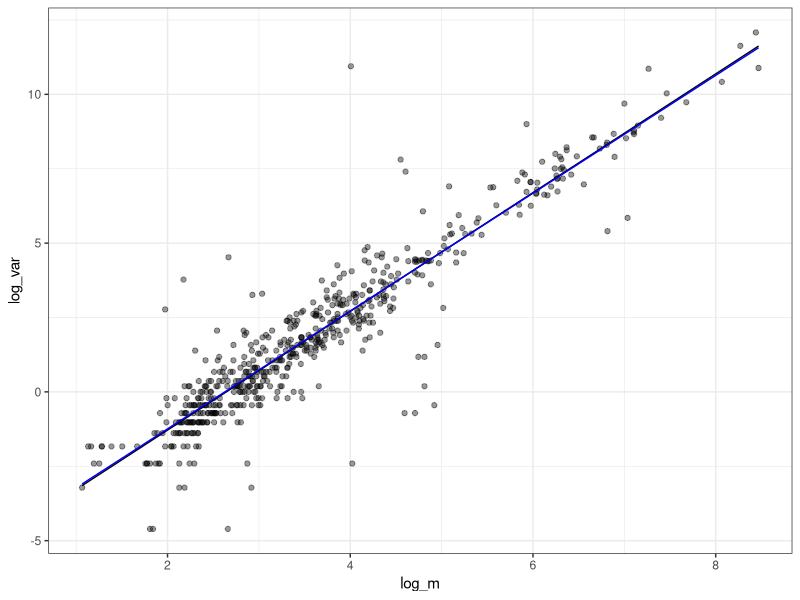
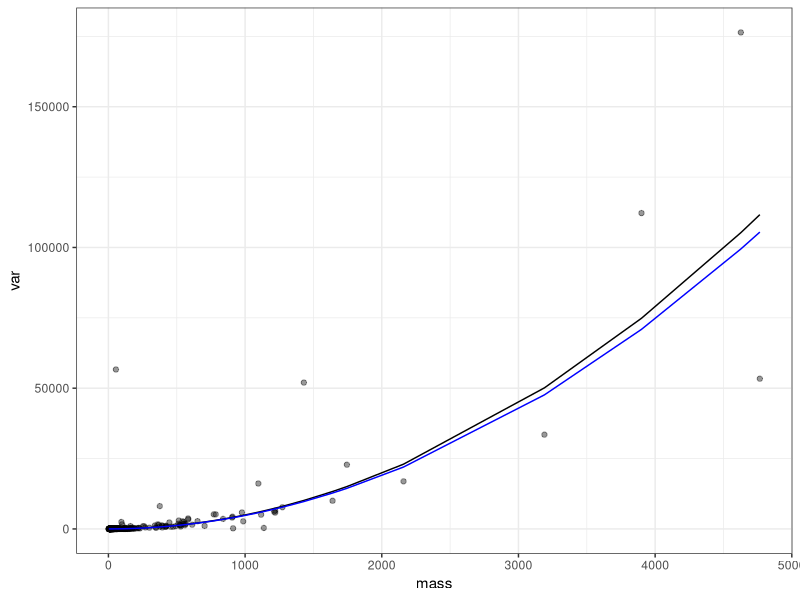

Here is the R script that generated these plots, in order:
## ---- chunk 1
library(dplyr)
library(ggplot2)
## ---- chunk 2

sp_raw <- read.csv(here::here("analysis", "species_data", "species_list_working.csv"), stringsAsFactors = F, strip.white = T, na.strings = "")

## ---- chunk 3

sp_for_sd <- filter(sp_raw,
                    !is.na(sd)) %>%
  mutate(mass = as.numeric(mass),
         sd = as.numeric(sd)) %>%
  mutate(var = sd^2) %>%
  mutate(log_m = log(mass),
         log_var = log(var))


sd_fit <- lm(sp_for_sd, formula = log_var ~ log_m)

summary(sd_fit)

sp_for_sd <- mutate(sp_for_sd,
                    log_var_est = -5.273 + (log_m * 1.995)) %>%
  mutate(var_est = exp(log_var_est),
         t_var_est = .0055 * (mass ^ 1.98)) %>%
  mutate(log_t_var_est = log(t_var_est))


ggplot(sp_for_sd, aes(x = log_m, y = log_var)) +
  geom_point(alpha = .4) +
  theme_bw() +
  geom_line(aes(x = log_m, y = log_var_est)) +
  geom_line(aes(x = log_m, y = log_t_var_est), color = "blue")


ggplot(sp_for_sd, aes(x = mass, y = var)) +
  geom_point(alpha = .4) +
  theme_bw() +
  geom_line(aes(x = mass, y = var_est)) +
  geom_line(aes(x = mass, y = t_var_est), color = "blue")


